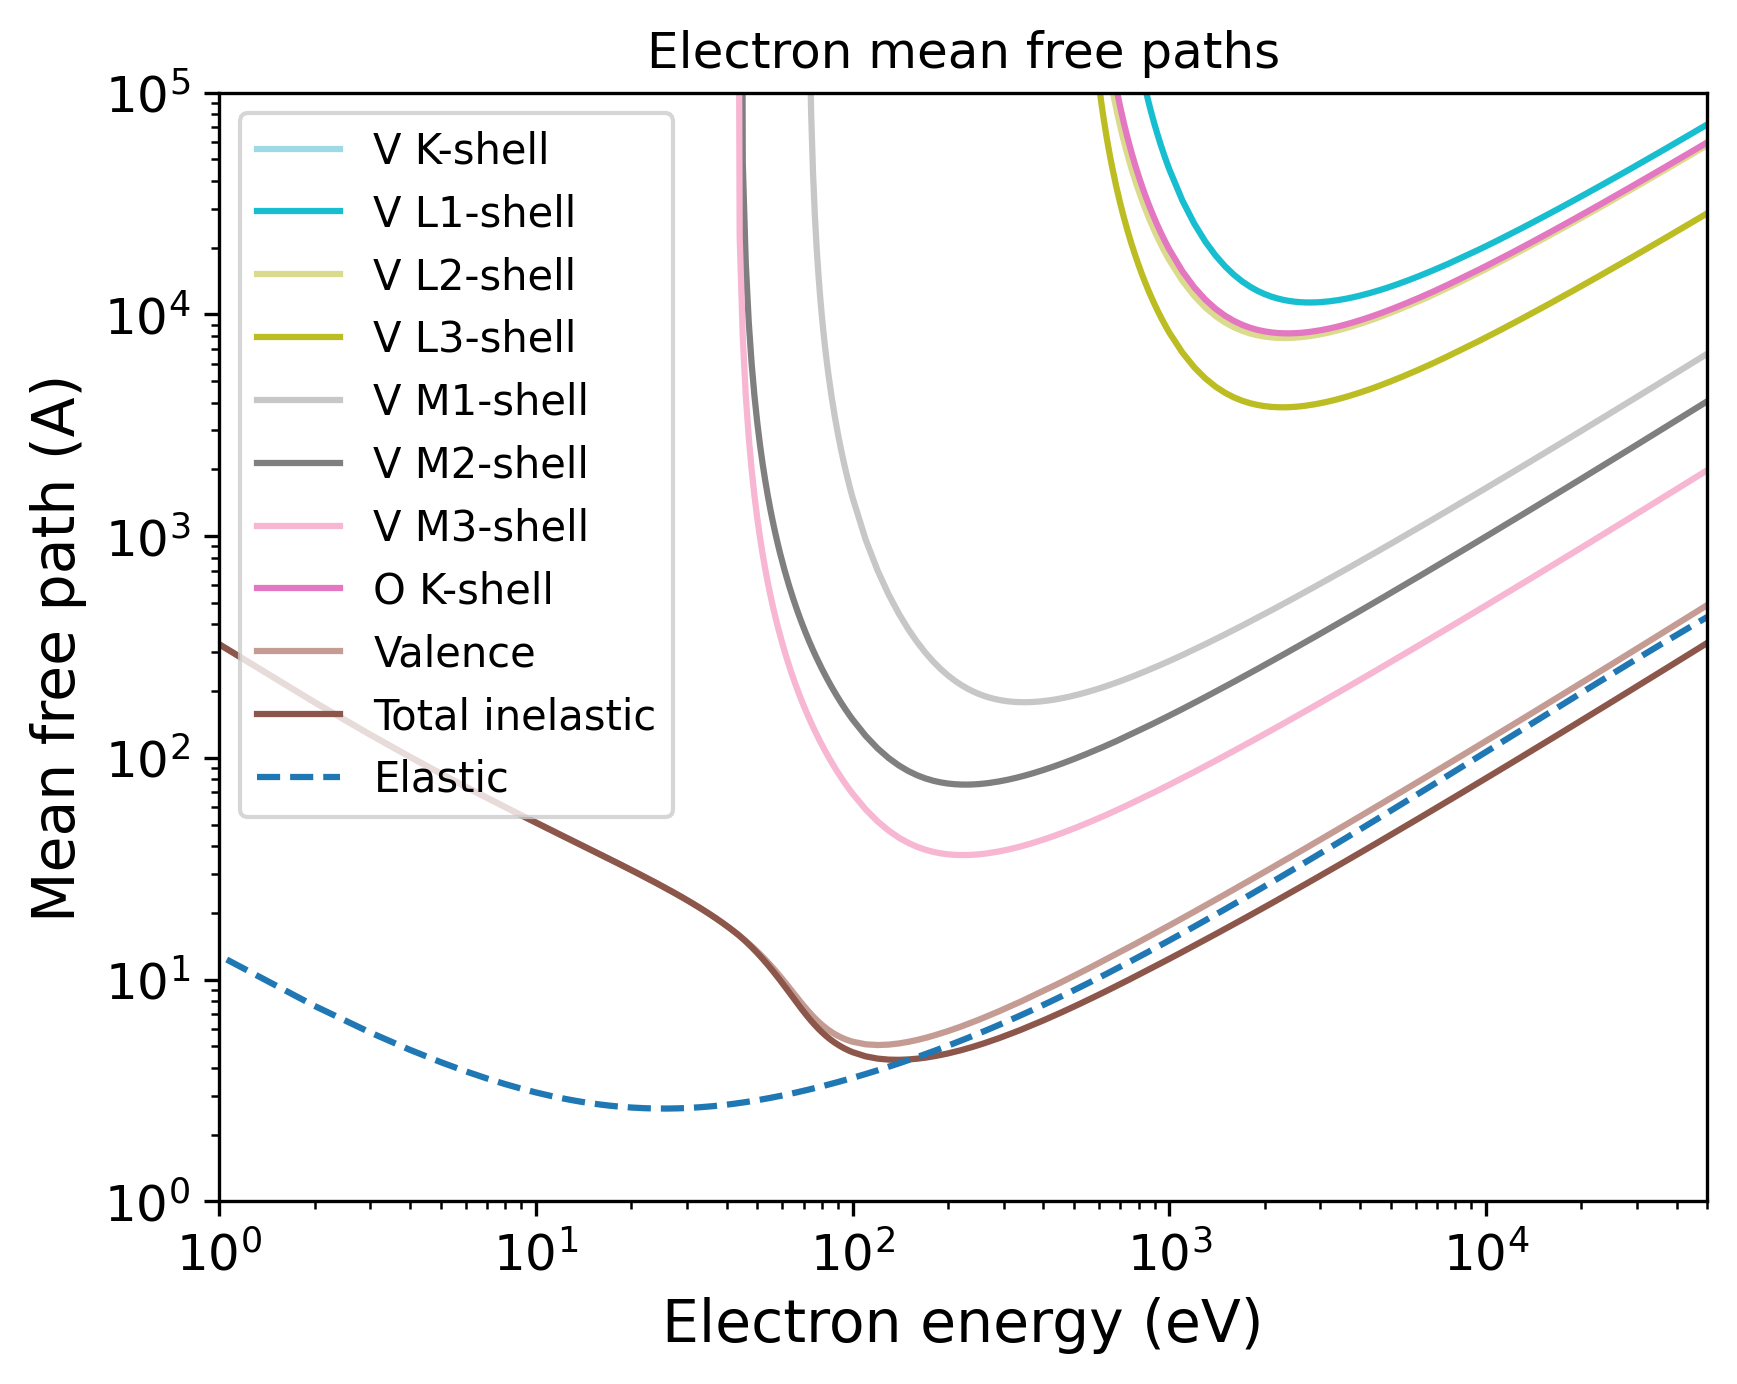

Here is the Python script that generated this plot:
import pandas as pd
import numpy as np
import matplotlib.pyplot as plt
import matplotlib.cm as cm
# Set the format:
plt.xlabel("Electron energy (eV)", fontsize=14)
plt.ylabel("Mean free path (A)", fontsize=14)
plt.xticks(fontsize=12)
plt.yticks(fontsize=12)
plt.grid(False)
# Set the axes:
# Read the output file:
df = pd.read_csv(r"OUTPUT_VO2_Electron_IMFP.dat", sep=r'\s+', header=None, comment="#", skipinitialspace=True)
plt.xscale("log")
plt.yscale("log")
# Prepare the plot:
columns_to_plot = [ 1, 2, 3, 4, 5, 6, 7, 8, 9, 10]
labels = [ "V K-shell", "V L1-shell", "V L2-shell", "V L3-shell", "V M1-shell", "V M2-shell", "V M3-shell", "O K-shell", "Valence", "Total inelastic"]
# Create N distinct colors from a colormap
N = len(columns_to_plot)
colors = plt.cm.tab20(np.linspace(1, 0, 20))
# Set line styles:
linestyles = [ "-", "-", "-", "-", "-", "-", "-", "-", "-", "-"]
for i, col in enumerate(columns_to_plot):
    color = colors[i % len(colors)]
    ls    = linestyles[i % len(linestyles)]
    label = labels[i % len(labels)]
    plt.plot(df.iloc[:, 0], df.iloc[:, col],
    color=color,
    label=label,
    linestyle=ls)
# Add a curve from the second file
df2 = pd.read_csv(r"OUTPUT_VO2_Electron_EMFP.dat", sep=r'\s+', header=None, comment="#", skipinitialspace=True)
columns_to_plot2 = [ 3]
labels2 = [ "Elastic"]
# Create second part of the plot:
for col, label in zip(columns_to_plot2, labels2):
    plt.plot(df2.iloc[:, 0], df2.iloc[:, col], label=label, linestyle="--")
plt.xlim(1.00000000,50000.00000000)
plt.ylim(1.00000000,100000.00000000)
plt.title("Electron mean free paths")
plt.legend(loc="best", fontsize=10)
# Save the plot in this format:
plt.savefig("OUTPUT_MFP_electron.png", dpi=300, bbox_inches="tight")
